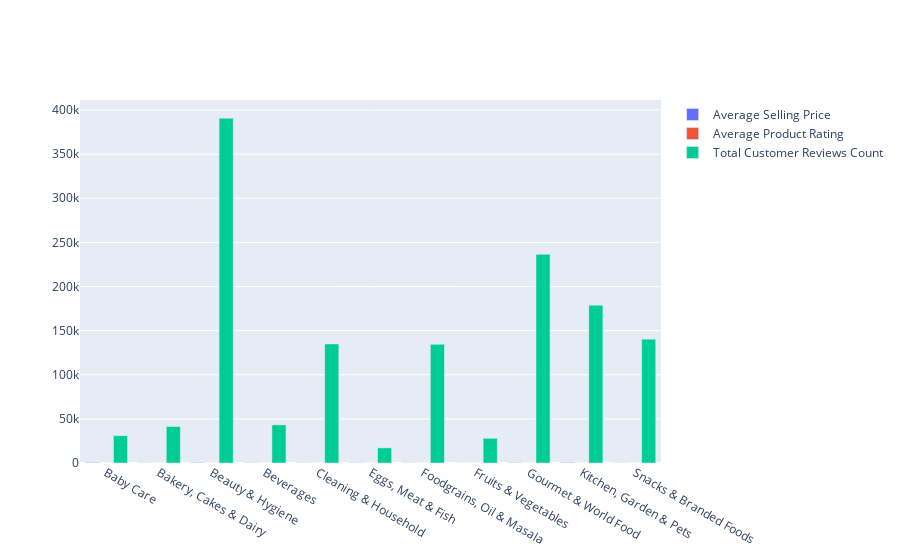

Notebook cell for this chart:
### Code cell
# plot the average selling_price, product_rating, and the total customer_reviews_count for each category using a bar chart using plotly in subplot mode.

import plotly.graph_objects as go

fig = go.Figure(data=[
    go.Bar(name='Average Selling Price', x=average_selling_price.index, y=average_selling_price),
    go.Bar(name='Average Product Rating', x=average_product_rating.index, y=average_product_rating),
    go.Bar(name='Total Customer Reviews Count', x=total_customer_reviews_count.index, y=total_customer_reviews_count)
])

fig.update_layout(barmode='group')
fig.show()

### Figure 1 — Plotly figure (JSON) as saved in the notebook; plotly's stock layout.template omitted (floating-point values rounded to 4 significant figures)
{"data": [{"name": "Average Selling Price", "type": "bar", "x": ["Baby Care", "Bakery, Cakes & Dairy", "Beauty & Hygiene", "Beverages", "Cleaning & Household", "Eggs, Meat & Fish", "Foodgrains, Oil & Masala", "Fruits & Vegetables", "Gourmet & World Food", "Kitchen, Garden & Pets", "Snacks & Branded Foods"], "y": [534.9, 142.8, 418.7, 239.8, 226.2, 288.9, 193.2, 50.89, 319.9, 507.5, 129.6]}, {"name": "Average Product Rating", "type": "bar", "x": ["Baby Care", "Bakery, Cakes & Dairy", "Beauty & Hygiene", "Beverages", "Cleaning & Household", "Eggs, Meat & Fish", "Foodgrains, Oil & Masala", "Fruits & Vegetables", "Gourmet & World Food", "Kitchen, Garden & Pets", "Snacks & Branded Foods"], "y": [4.009, 3.946, 3.936, 4.066, 3.994, 3.954, 4.049, 4.0, 4.01, 3.829, 3.983]}, {"name": "Total Customer Reviews Count", "type": "bar", "x": ["Baby Care", "Bakery, Cakes & Dairy", "Beauty & Hygiene", "Beverages", "Cleaning & Household", "Eggs, Meat & Fish", "Foodgrains, Oil & Masala", "Fruits & Vegetables", "Gourmet & World Food", "Kitchen, Garden & Pets", "Snacks & Branded Foods"], "y": [30988, 41356, 390805, 43211, 134910, 17145, 134474, 27985, 236487, 178871, 140381]}], "layout": {"barmode": "group"}}
